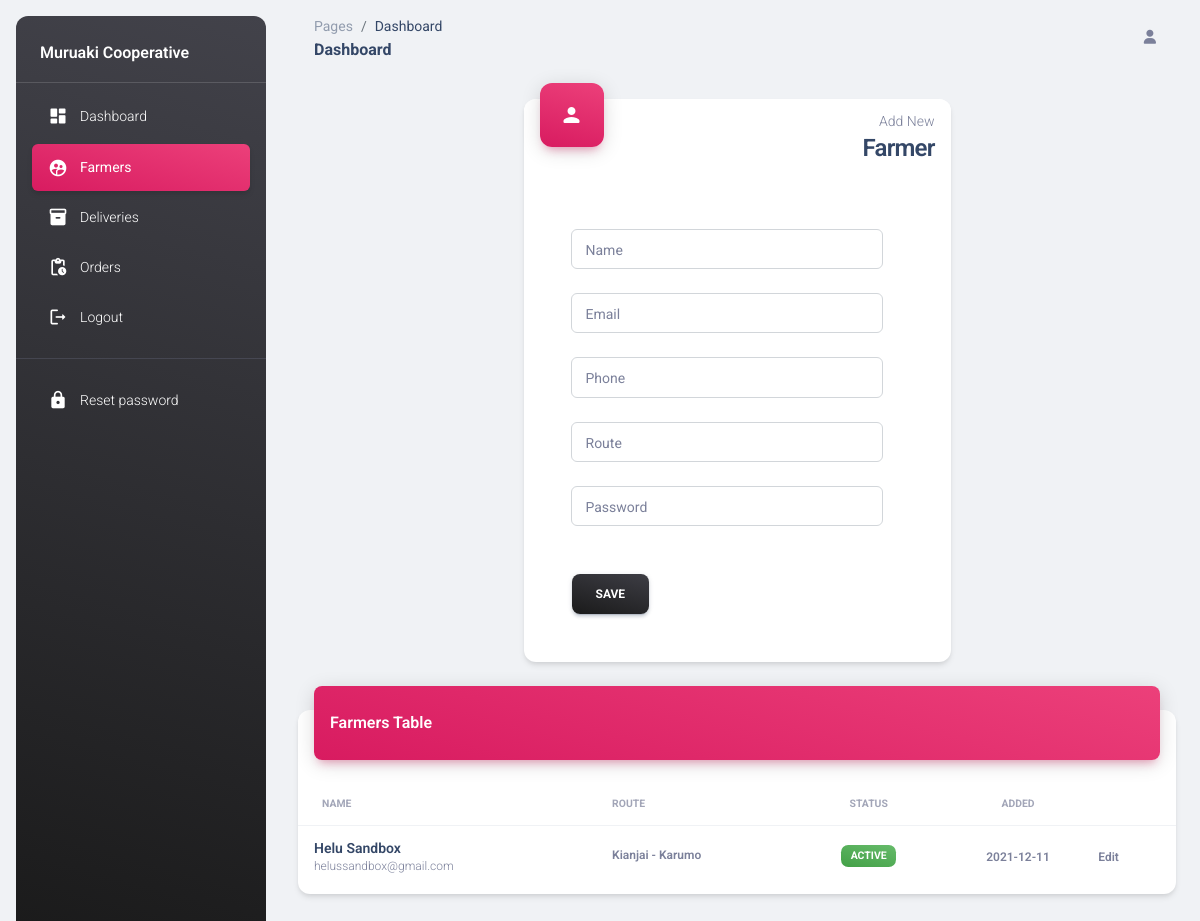
/modules/staff/farmers.php, run on the app's committed database.
### tables this page shows
CREATE TABLE `users` (
  `id` int(10) NOT NULL,
  `name` varchar(100) NOT NULL,
  `email` varchar(50) NOT NULL,
  `phone` varchar(10) NOT NULL,
  `route` varchar(50) DEFAULT NULL,
  `password` varchar(512) NOT NULL,
  `access_right` int(1) NOT NULL COMMENT '0 - admin, 1 - staff 2- farmer',
  `status` int(1) NOT NULL COMMENT '0 - suspended\r\n1 - active',
  `password_updated` int(1) NOT NULL,
  `access_code` text NOT NULL,
  `date` date NOT NULL
);

### objects/user.php (called while the page is built, shortened)
<?php
class User{
  private $conn;
  private $table_name = "users";
    public function __construct($db){
        $this->conn = $db;
    }
	public function readAllFarmers(){
    $query = "SELECT *
    FROM " . $this->table_name . "
    WHERE access_right = 2";
    $stmt = $this->conn->prepare( $query );
    $stmt->execute();
    return $stmt;
 }
}
?>

### modules/staff/farmers.php (the view, shortened to what this page needs)
<?php include_once'layout_header.php';?>
<?php
include_once '../../objects/user.php';
$database = new Database();
$db = $database->getConnection();
$user = new User($db);
$status = "";
?>
<aside class="sidenav navbar navbar-vertical navbar-expand-xs border-0 border-radius-xl my-3 fixed-start ms-3   bg-gradient-dark" id="sidenav-main">
  <p class="text-white text-bold mt-4 px-4">Muruaki Cooperative</p>
    <hr class="horizontal light mt-0 mb-2">
    <div class="collapse navbar-collapse  w-auto  max-height-vh-100" id="sidenav-collapse-main">
      <ul class="navbar-nav">
        <li class="nav-item">
          <a class="nav-link text-white" href="./dashboard.php">
            <div class="text-white text-center me-2 d-flex align-items-center justify-content-center">
              <i class="material-icons opacity-10">dashboard</i>
            </div>
            <span class="nav-link-text ms-1">Dashboard</span>
          </a>
        </li>
        <li class="nav-item">
          <a class="nav-link text-white  active bg-gradient-primary " href="./farmers.php">
            <div class="text-white text-center me-2 d-flex align-items-center justify-content-center">
              <i class="material-icons opacity-10">supervised_user_circle</i>
            </div>
            <span class="nav-link-text ms-1">Farmers</span>
          </a>
        </li>
        <li class="nav-item">
          <a class="nav-link text-white " href="./deliveries.php">
            <div class="text-white text-center me-2 d-flex align-items-center justify-content-center">
              <i class="material-icons opacity-10">inventory_2</i>
            </div>
            <span class="nav-link-text ms-1">Deliveries</span>
          </a>
        </li>
        <li class="nav-item">
          <a class="nav-link text-white " href="./orders.php">
            <div class="text-white text-center me-2 d-flex align-items-center justify-content-center">
              <i class="material-icons opacity-10">pending_actions</i>
            </div>
            <span class="nav-link-text ms-1">Orders</span>
          </a>
        </li>
        <li class="nav-item">
          <a class="nav-link text-white " href="../../auth/logout.php">
            <div class="text-white text-center me-2 d-flex align-items-center justify-content-center">
              <i class="material-icons opacity-10">logout</i>
            </div>
            <span class="nav-link-text ms-1">Logout</span>
          </a>
        </li>
        <hr>
        <li class="nav-item">
          <a class="nav-link text-white " href="../../auth/reset_password_initial.php">
            <div class="text-white text-center me-2 d-flex align-items-center justify-content-center">
              <i class="material-icons opacity-10">lock</i>
            </div>
            <span class="nav-link-text ms-1">Reset password</span>
          </a>
        </li>
      </ul>
    </div>
  </aside>
  <main class="main-content position-relative max-height-vh-100 h-100 border-radius-lg ">
    <nav class="navbar navbar-main navbar-expand-lg px-0 mx-4 shadow-none border-radius-xl" id="navbarBlur" navbar-scroll="true">
      <div class="container-fluid py-1 px-3">
        <nav aria-label="breadcrumb">
          <ol class="breadcrumb bg-transparent mb-0 pb-0 pt-1 px-0 me-sm-6 me-5">
            <li class="breadcrumb-item text-sm"><a class="opacity-5 text-dark" href="javascript:;">Pages</a></li>
            <li class="breadcrumb-item text-sm text-dark active" aria-current="page">Dashboard</li>
          </ol>
          <h6 class="font-weight-bolder mb-0">Dashboard</h6>
        </nav>
          <div class="collapse justify-content-end navbar-collapse mt-sm-0 mt-2 me-md-0 me-sm-4" id="navbar">
          <ul class="navbar-nav  justify-content-end">
          <li class="nav-item d-flex align-items-center">
              <a href="javascript:;" class="nav-link text-body font-weight-bold px-0">
                <i class="fa fa-user me-sm-1"></i>
              </a>
            </li>
          </ul>
        </div>
      </div>
    </nav>
    <div class="container-fluid py-4">
      <div class="row mb-4">
        <div class="col-6 mx-auto mb-xl-0 mb-4">
          <div class="card">
            <div class="card-header p-3 pt-2">
              <div class="icon icon-lg icon-shape bg-gradient-primary shadow-primary text-center border-radius-xl mt-n4 position-absolute">
                <i class="material-icons opacity-10">person</i>
              </div>
              <div class="text-end pt-1">
                <p class="text-sm mb-0 text-capitalize">Add New</p>
                <h4 class="mb-0">Farmer</h4>
              </div>
            </div>
            <div class="row p-4">
                <div class="col-10">
                  <form action="farmers.php" method="post">
                  <div class="input-group input-group-outline m-4">
                    <label class="form-label">Name</label>
                    <input type="text" class="form-control"  name="username" required>
                  </div>
                  <div class="input-group input-group-outline m-4">
                    <label class="form-label">Email</label>
                    <input type="email" class="form-control" name="email" id="email" required>
                  </div>
                  <div class="input-group input-group-outline m-4">
                    <label class="form-label">Phone</label>
                    <input type="phone" class="form-control" name="phone" id="phone" required>
                  </div>
                  <div class="input-group input-group-outline m-4">
                    <label class="form-label">Route</label>
                    <input type="text" class="form-control" name="route" required>
                  </div>
                  <div class="input-group input-group-outline m-4">
                    <label class="form-label">Password</label>
                    <input type="password" class="form-control" name="password" required>
                  </div>
                  <button class="btn bg-gradient-dark m-4" id="add-farmer" type="submit">Save</button>
                  </form>
                </div>
            </div>
          </div>
        </div>
      </div>
      <div class="row">
        <div class="col-12">
          <div class="card my-4">
            <div class="card-header p-0 position-relative mt-n4 mx-3 z-index-2">
              <div class="bg-gradient-primary shadow-primary border-radius-lg pt-4 pb-3">
                <h6 class="text-white text-capitalize ps-3">Farmers table</h6>
              </div>
            </div>
            <div class="card-body px-0 pb-2">
              <div class="table-responsive p-0">
                <table class="table align-items-center mb-0">
                  <thead>
                    <tr>
                      <th class="text-uppercase text-secondary text-xxs font-weight-bolder opacity-7">Name</th>
                      <th class="text-uppercase text-secondary text-xxs font-weight-bolder opacity-7 ps-2">Route</th>
                      <th class="text-center text-uppercase text-secondary text-xxs font-weight-bolder opacity-7">Status</th>
                      <th class="text-center text-uppercase text-secondary text-xxs font-weight-bolder opacity-7">Added</th>
                      <th class="text-secondary opacity-7"></th>
                    </tr>
                  </thead>
                  <tbody>
                    <?php
                      $stmt = $user->readAllFarmers();
                      $num = $stmt->rowCount();
                      if($num > 0){
                        while($row = $stmt->fetch(PDO::FETCH_ASSOC)){
                          extract($row);
                          $user_status = $status == 1 ? "<span class='badge badge-sm bg-gradient-success'>Active</span>" : "<span class='badge badge-sm bg-gradient-secondary'>Suspended</span>";
                          echo "
                          <tr>
                          <td>
                          <div class='d-flex px-2 py-1'>
                            <div class='d-flex flex-column justify-content-center'>
                              <h6 class='mb-0 text-sm'>{$name} </h6>
                              <p class='text-xs text-secondary mb-0'>{$email}</p>
                            </div>
                          </div>
                        </td>
                        <td>
                          <p class='text-xs font-weight-bold mb-0'>{$route}</p>
                          <p class='text-xs text-secondary mb-0'></p>
                        </td>
                        <td class='align-middle text-center text-sm'>
                          {$user_status}
                        </td>
                        <td class='align-middle text-center'>
                          <span class='text-secondary text-xs font-weight-bold'>{$date}</span>
                        </td>
                        <td class='align-middle'>
                        <a href='./editfarmer.php?userid={$id}' class='text-secondary fixed-plugin-button font-weight-bold text-xs' data-toggle='tooltip' data-original-title='Edit user'>
                            Edit
                          </a>
                        </td>
                        </tr>
                         ";
                        }
                      }else{
                        echo "<p>No records found</p>";
                      }
                      ?>
                  </tbody>
                </table>
              </div>
            </div>
          </div>
        </div>
      </div>
<?php include_once'layout_footer.php'; ?>

### assets/css/nucleo-svg.css (style rules this page uses)
.icon { display: inline-block; color: #111111; height: 1em; width: 1em; }
.icon-lg { height: 1.6em; width: 1.6em; }
.icon { fill: currentColor; stroke: none; }

### data on the page
users: name "Helu Sandbox", email "helussandbox@gmail.com", route "Kianjai - Karumo", status "ACTIVE", date "2021-12-11"
